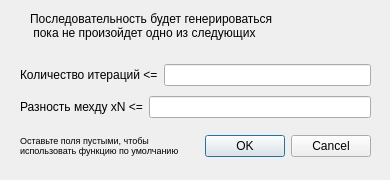
<?xml version="1.0" encoding="UTF-8"?>
<ui version="4.0">
 <class>iter_set_menu</class>
 <widget class="QDialog" name="iter_set_menu">
  <property name="geometry">
   <rect>
    <x>0</x>
    <y>0</y>
    <width>390</width>
    <height>180</height>
   </rect>
  </property>
  <property name="windowTitle">
   <string>Dialog</string>
  </property>
  <widget class="QDialogButtonBox" name="buttonBox">
   <property name="geometry">
    <rect>
     <x>30</x>
     <y>130</y>
     <width>341</width>
     <height>32</height>
    </rect>
   </property>
   <property name="orientation">
    <enum>Qt::Horizontal</enum>
   </property>
   <property name="standardButtons">
    <set>QDialogButtonBox::Cancel|QDialogButtonBox::Ok</set>
   </property>
  </widget>
  <widget class="QWidget" name="verticalLayoutWidget">
   <property name="geometry">
    <rect>
     <x>20</x>
     <y>60</y>
     <width>351</width>
     <height>62</height>
    </rect>
   </property>
   <layout class="QVBoxLayout" name="verticalLayout">
    <item>
     <layout class="QHBoxLayout" name="horizontalLayout">
      <item>
       <widget class="QLabel" name="label">
        <property name="text">
         <string>Количество итераций &lt;=</string>
        </property>
       </widget>
      </item>
      <item>
       <widget class="QLineEdit" name="iter_Edit"/>
      </item>
     </layout>
    </item>
    <item>
     <layout class="QHBoxLayout" name="horizontalLayout_2">
      <item>
       <widget class="QLabel" name="label_2">
        <property name="text">
         <string>Разность мехду xN       &lt;=</string>
        </property>
       </widget>
      </item>
      <item>
       <widget class="QLineEdit" name="scope_Edit"/>
      </item>
     </layout>
    </item>
   </layout>
  </widget>
  <widget class="QLabel" name="label_3">
   <property name="geometry">
    <rect>
     <x>30</x>
     <y>0</y>
     <width>321</width>
     <height>51</height>
    </rect>
   </property>
   <property name="text">
    <string>Последовательность будет генерироваться 
 пока не произойдет одно из следующих</string>
   </property>
  </widget>
  <widget class="QLabel" name="label_4">
   <property name="geometry">
    <rect>
     <x>20</x>
     <y>130</y>
     <width>171</width>
     <height>31</height>
    </rect>
   </property>
   <property name="font">
    <font>
     <pointsize>7</pointsize>
    </font>
   </property>
   <property name="text">
    <string>Оставьте поля пустыми, чтобы
использовать функцию по умолчанию</string>
   </property>
  </widget>
 </widget>
 <resources/>
 <connections>
  <connection>
   <sender>buttonBox</sender>
   <signal>accepted()</signal>
   <receiver>iter_set_menu</receiver>
   <slot>accept()</slot>
   <hints>
    <hint type="sourcelabel">
     <x>248</x>
     <y>254</y>
    </hint>
    <hint type="destinationlabel">
     <x>157</x>
     <y>274</y>
    </hint>
   </hints>
  </connection>
  <connection>
   <sender>buttonBox</sender>
   <signal>rejected()</signal>
   <receiver>iter_set_menu</receiver>
   <slot>reject()</slot>
   <hints>
    <hint type="sourcelabel">
     <x>316</x>
     <y>260</y>
    </hint>
    <hint type="destinationlabel">
     <x>286</x>
     <y>274</y>
    </hint>
   </hints>
  </connection>
 </connections>
</ui>
